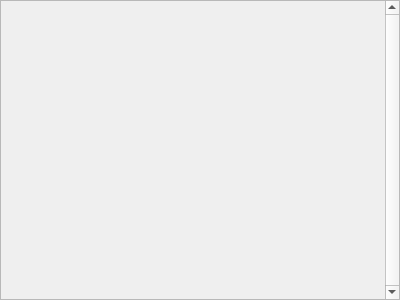
<?xml version="1.0" encoding="UTF-8"?>
<ui version="4.0">
 <class>InstrumentContainer</class>
 <widget class="QWidget" name="InstrumentContainer">
  <property name="geometry">
   <rect>
    <x>0</x>
    <y>0</y>
    <width>400</width>
    <height>300</height>
   </rect>
  </property>
  <property name="minimumSize">
   <size>
    <width>0</width>
    <height>0</height>
   </size>
  </property>
  <property name="windowTitle">
   <string>Form</string>
  </property>
  <layout class="QHBoxLayout" name="horizontalLayout">
   <property name="spacing">
    <number>0</number>
   </property>
   <property name="leftMargin">
    <number>0</number>
   </property>
   <property name="topMargin">
    <number>0</number>
   </property>
   <property name="rightMargin">
    <number>0</number>
   </property>
   <property name="bottomMargin">
    <number>0</number>
   </property>
   <item>
    <widget class="QScrollArea" name="scrollArea">
     <property name="minimumSize">
      <size>
       <width>0</width>
       <height>0</height>
      </size>
     </property>
     <property name="verticalScrollBarPolicy">
      <enum>Qt::ScrollBarAlwaysOn</enum>
     </property>
     <property name="widgetResizable">
      <bool>true</bool>
     </property>
     <property name="alignment">
      <set>Qt::AlignLeading|Qt::AlignLeft|Qt::AlignTop</set>
     </property>
     <widget class="QWidget" name="scrollAreaWidgetContents">
      <property name="geometry">
       <rect>
        <x>0</x>
        <y>0</y>
        <width>381</width>
        <height>298</height>
       </rect>
      </property>
      <layout class="QVBoxLayout" name="verticalLayout_2">
       <property name="spacing">
        <number>2</number>
       </property>
       <property name="leftMargin">
        <number>2</number>
       </property>
       <property name="topMargin">
        <number>2</number>
       </property>
       <property name="rightMargin">
        <number>2</number>
       </property>
       <property name="bottomMargin">
        <number>2</number>
       </property>
      </layout>
     </widget>
    </widget>
   </item>
  </layout>
 </widget>
 <resources/>
 <connections/>
</ui>
